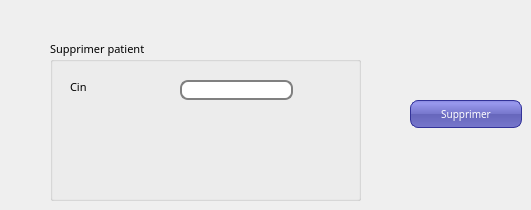
      <widget class="QWidget" name="tab_5">
       <attribute name="title">
        <string>supprimer patient</string>
       </attribute>
       <widget class="QGroupBox" name="groupBox_5">
        <property name="geometry">
         <rect>
          <x>50</x>
          <y>40</y>
          <width>311</width>
          <height>161</height>
         </rect>
        </property>
        <property name="font">
         <font>
          <family>MS Reference Sans Serif</family>
          <pointsize>8</pointsize>
          <weight>50</weight>
          <italic>false</italic>
          <bold>false</bold>
         </font>
        </property>
        <property name="cursor">
         <cursorShape>PointingHandCursor</cursorShape>
        </property>
        <property name="autoFillBackground">
         <bool>false</bool>
        </property>
        <property name="styleSheet">
         <string notr="true">background: QLinearGradient(x1: 0, y1: 0, x2: 0, y2: 1, stop: 0 #eef, stop: 1 #ccf);

QLabel {
font-weight: bold;
font-size: 15px;
}</string>
        </property>
        <property name="title">
         <string>Supprimer patient</string>
        </property>
        <widget class="QLabel" name="label_19">
         <property name="geometry">
          <rect>
           <x>20</x>
           <y>40</y>
           <width>47</width>
           <height>13</height>
          </rect>
         </property>
         <property name="font">
          <font>
           <family>MS Reference Sans Serif</family>
           <pointsize>8</pointsize>
           <weight>50</weight>
           <italic>false</italic>
           <bold>false</bold>
          </font>
         </property>
         <property name="styleSheet">
          <string notr="true"/>
         </property>
         <property name="text">
          <string>Cin</string>
         </property>
        </widget>
        <widget class="QLineEdit" name="le_cin_5">
         <property name="geometry">
          <rect>
           <x>130</x>
           <y>40</y>
           <width>113</width>
           <height>20</height>
          </rect>
         </property>
         <property name="font">
          <font>
           <family>MS Reference Sans Serif</family>
           <pointsize>8</pointsize>
           <weight>50</weight>
           <italic>false</italic>
           <bold>false</bold>
          </font>
         </property>
         <property name="styleSheet">
          <string notr="true">QLineEdit {
padding: 1px;
border-style: solid;
border: 2px solid gray;
border-radius: 8px;
}

</string>
         </property>
        </widget>
       </widget>
       <widget class="QPushButton" name="supprimerpatient">
        <property name="geometry">
         <rect>
          <x>410</x>
          <y>100</y>
          <width>112</width>
          <height>28</height>
         </rect>
        </property>
        <property name="font">
         <font>
          <family>MS Reference Sans Serif</family>
          <pointsize>-1</pointsize>
          <weight>50</weight>
          <italic>false</italic>
          <bold>false</bold>
         </font>
        </property>
        <property name="cursor">
         <cursorShape>PointingHandCursor</cursorShape>
        </property>
        <property name="styleSheet">
         <string notr="true">
QPushButton {
color: white;
background-color: QLinearGradient( x1: 0, y1: 0, x2: 0, y2: 1, stop: 0 #88d, stop: 0.1 #99e, stop: 0.49 #77c, stop: 0.5 #66b, stop: 1 #77c);
border-width: 1px;
border-color: #339;
border-style: solid;
border-radius: 8;
padding: 3px;
font-size: 10px;
padding-left: 5px;
padding-right: 5px;
min-width: 100px;
max-width: 100px;
min-height: 20px;
max-height: 20px;
}</string>
        </property>
        <property name="text">
         <string>Supprimer</string>
        </property>
       </widget>
      </widget>
